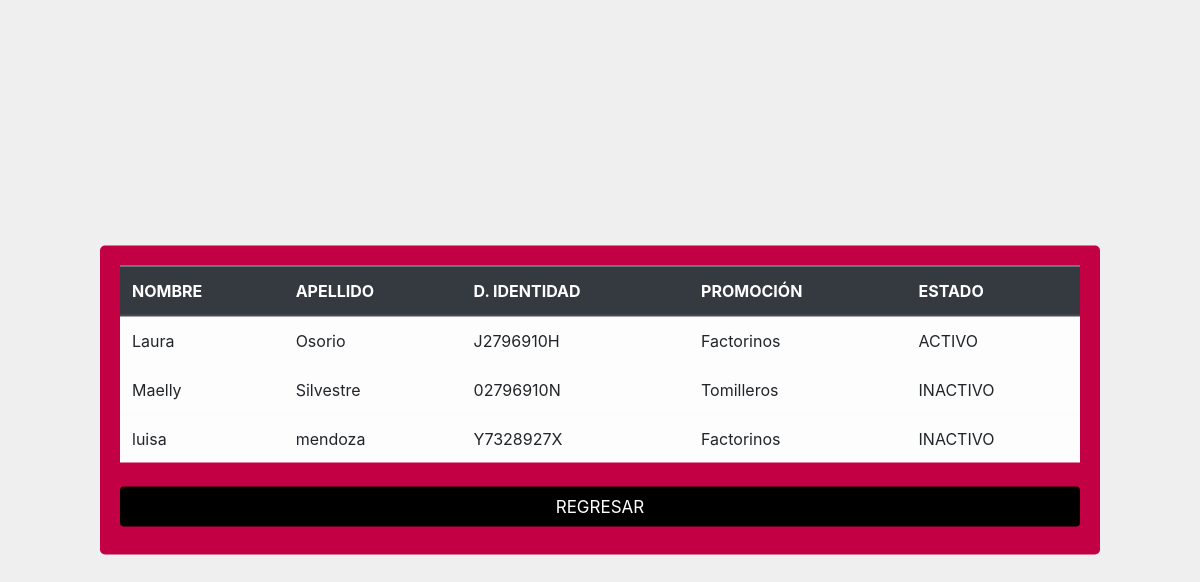
The page /php/consulCod_promo.php on the database its author committed.
### tables this page shows
CREATE TABLE `coders` (
  `id_coders` int(11) NOT NULL,
  `nombre` varchar(50) NOT NULL,
  `apellido` varchar(50) NOT NULL,
  `dni` varchar(50) NOT NULL,
  `fecha` date DEFAULT NULL,
  `fk_promociones` int(11) NOT NULL,
  `fk_pais` int(11) DEFAULT NULL,
  `estatus` int(1) NOT NULL
);

CREATE TABLE `promociones` (
  `id_promociones` int(11) NOT NULL,
  `nombre` varchar(50) NOT NULL,
  `fecha` text DEFAULT NULL,
  `fk_fabrica` int(11) NOT NULL,
  `estatus` int(1) DEFAULT NULL
);

### php/consulCod_promo.php (the view, shortened to what this page needs)
<?php
include 'conexion.php';
?>
<!DOCTYPE html>
<html lang="es">
<head>
    <link rel="stylesheet" href="https://stackpath.bootstrapcdn.com/bootstrap/4.3.1/css/bootstrap.min.css">
    <link rel="stylesheet" type="text/css" href="../css/tables.css">
</head>
<body>
  <section class="content1">
  <table id="example" data-order='[[0,"asc"]]' data-page-length='25' class="table table-light table-hover table-dark-bordered">
    <thead class="thead-dark">
        <tr>
            <th scope="col">NOMBRE</th>
            <th scope="col">APELLIDO</th>
            <th scope="col">D. IDENTIDAD</th>
            <th scope="col">PROMOCIÓN</th>
            <th scope="col">ESTADO</th>
        </tr>
    </thead>
<?php
  $sql = "SELECT coders.nombre, coders.apellido,coders.dni, promociones.nombre, coders.estatus
        FROM coders INNER JOIN promociones on promociones.id_promociones = coders.fk_promociones
        WHERE promociones.estatus = 1 ";
        $r = mysqli_query($link,$sql);
        while ($arr = mysqli_fetch_array($r)){ ?>
             <tr>
                <td><?php echo $arr[0]; ?></td>
                <td><?php echo $arr[1]; ?></td>
                <td><?php echo $arr[2]; ?></td>
                <td><?php echo $arr[3]; ?></td>
                <td value= 4><?php if ($arr[4]==1){
                   echo "ACTIVO";
                  }
                  else{
                    echo "INACTIVO";
                  }
                ?>
                 </td>
              </tr>
 <?php
        }?>
      </table>
      <input type="button" onclick="location.href='http://localhost/villatomillo/'" name="regresar" id="regresar" value="REGRESAR">
      </section>
<link rel="stylesheet" type="text/css" href="https://cdn.datatables.net/v/bs4/dt-1.10.18/datatables.min.css" />
</body>
</html>

### css/tables.css (style rules this page uses)
html { background-color: #efefef; }
.content1 { display:table; width:1000px; border-radius: 5px; background-color: #c30044; padding: 20px; position: absolute; left: 50%; top: 50%; transform: translate(-50%, -50%); align-items: center; }
input[type=button] { width: 100%; height: 40px; background-color: #000000; color: white; padding: 14px 20px; margin: 8px 0; border: none; border-radius: 4px; cursor: pointer; font-size: 17px; line-height: 10PX; }

### rows shown on the page
coders: nombre "Laura", apellido "Osorio", dni "J2796910H", fk_promociones.nombre "Factorinos", estatus "ACTIVO"
coders: nombre "Maelly", apellido "Silvestre", dni "02796910N", fk_promociones.nombre "Tomilleros", estatus "INACTIVO"
coders: nombre "luisa", apellido "mendoza", dni "Y7328927X", fk_promociones.nombre "Factorinos", estatus "INACTIVO"
